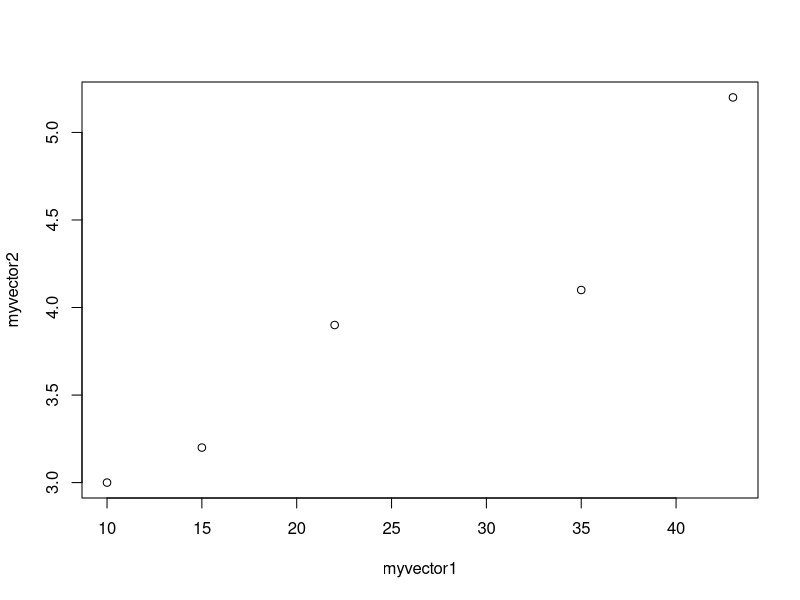
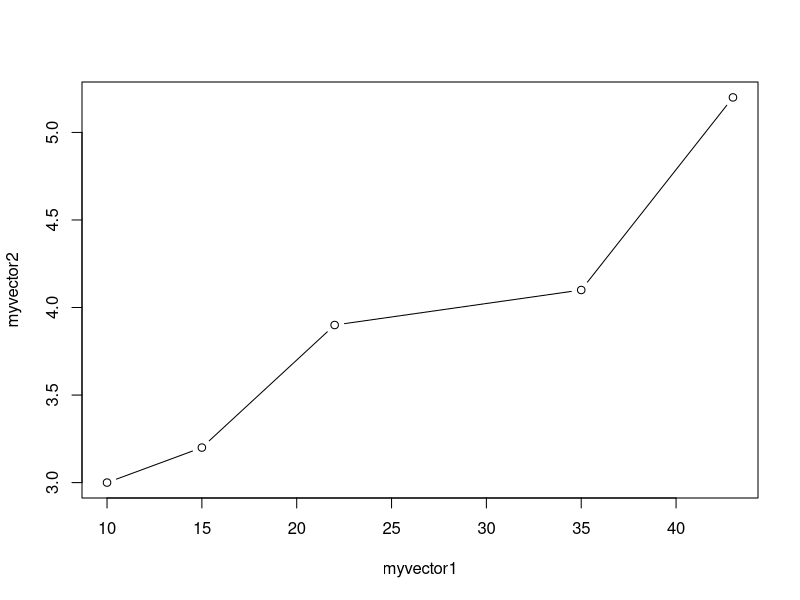

Generate these figures, in order, with R: (Note: this script raises an error after producing the figures.)
## ---- chunk 1
# What's the logbase10 of 100?
x <- 100
log10(x)
# What's the mean of myvector?
myvector <- c(30,16,303,99,11,111)
mean(myvector)
## ---- chunk 2
# extracting a single element from myvector
myvector[3]
## ---- chunk 3
# how to create a sequence of numbers
seq(1, 100, by = 1)
# changing the 'by' argument from 1 -> 2
seq(1, 100, by = 2)
## ---- chunk 4
# using a for loop to print out the square of each number from 1 to 10
for (i in 1:10) { print (i*i) }
## ---- chunk 5
# using a for loop to print the square of each item in a vector
avector <- c(2, 9, 100, 133)
for (i in avector) { print (i*i) }
## ---- chunk 6
# use a for loop to print out the square of every *SECOND* number between 1 and 10?
for (i in seq(1, 10, by = 2)) { print (i*i) }
## ---- chunk 7
# plotting myvector2 and a function of myvector1
myvector1 <- c(10, 15, 22, 35, 43)
myvector2 <- c(3, 3.2, 3.9, 4.1, 5.2)
plot(myvector1, myvector2, xlab="myvector1", ylab="myvector2")
## ---- chunk 8
# adding a type=b argument will draw a line between each point
plot(myvector1, myvector2, xlab="myvector1", ylab="myvector2", type="b")
## ---- chunk 9
# creating a function that returns 20 plus the square of the input
myfunction <- function(x) { return(20 + (x*x)) }
# testing out that function with two inputs
myfunction(10)
myfunction(25)
# printing the entirety of the function
myfunction
# finds the log to the base 10 of variable x
x <- 100
log10(x)

## ---- chunk 10
# reading in a fasta file and selecting JUST the nucleotides
library("seqinr")
dengue <- read.fasta(file="den1.fasta")
dengueseq <- dengue[[1]]
# extracting a subsequence
dengueseq[452:535]
## ---- chunk 11
# what's the GC content of the dengue?
GC(dengueseq)
## ---- chunk 12
# how do I get a rolling window of GC content?
# length is 10735
length(dengueseq)
GC(dengueseq[1:2000])
GC(dengueseq[2001:4000])
GC(dengueseq[4001:6000])
GC(dengueseq[6001:8000])
GC(dengueseq[8001:10000])
GC(dengueseq[10001:10735])
